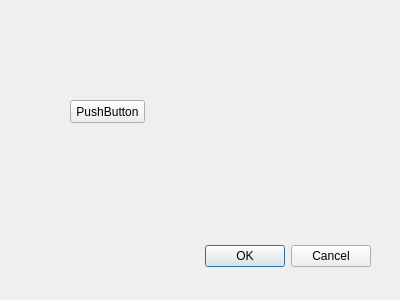
<?xml version="1.0" encoding="UTF-8"?>
<ui version="4.0">
 <class>Dialog</class>
 <widget class="QDialog" name="Dialog">
  <property name="geometry">
   <rect>
    <x>0</x>
    <y>0</y>
    <width>400</width>
    <height>300</height>
   </rect>
  </property>
  <property name="windowTitle">
   <string>Dialog</string>
  </property>
  <widget class="QDialogButtonBox" name="buttonBox">
   <property name="geometry">
    <rect>
     <x>30</x>
     <y>240</y>
     <width>341</width>
     <height>32</height>
    </rect>
   </property>
   <property name="orientation">
    <enum>Qt::Horizontal</enum>
   </property>
   <property name="standardButtons">
    <set>QDialogButtonBox::Cancel|QDialogButtonBox::Ok</set>
   </property>
  </widget>
  <widget class="QPushButton" name="pushButton">
   <property name="geometry">
    <rect>
     <x>70</x>
     <y>100</y>
     <width>75</width>
     <height>23</height>
    </rect>
   </property>
   <property name="text">
    <string>PushButton</string>
   </property>
  </widget>
 </widget>
 <resources/>
 <connections>
  <connection>
   <sender>buttonBox</sender>
   <signal>accepted()</signal>
   <receiver>Dialog</receiver>
   <slot>accept()</slot>
   <hints>
    <hint type="sourcelabel">
     <x>248</x>
     <y>254</y>
    </hint>
    <hint type="destinationlabel">
     <x>157</x>
     <y>274</y>
    </hint>
   </hints>
  </connection>
  <connection>
   <sender>buttonBox</sender>
   <signal>rejected()</signal>
   <receiver>Dialog</receiver>
   <slot>reject()</slot>
   <hints>
    <hint type="sourcelabel">
     <x>316</x>
     <y>260</y>
    </hint>
    <hint type="destinationlabel">
     <x>286</x>
     <y>274</y>
    </hint>
   </hints>
  </connection>
 </connections>
</ui>
